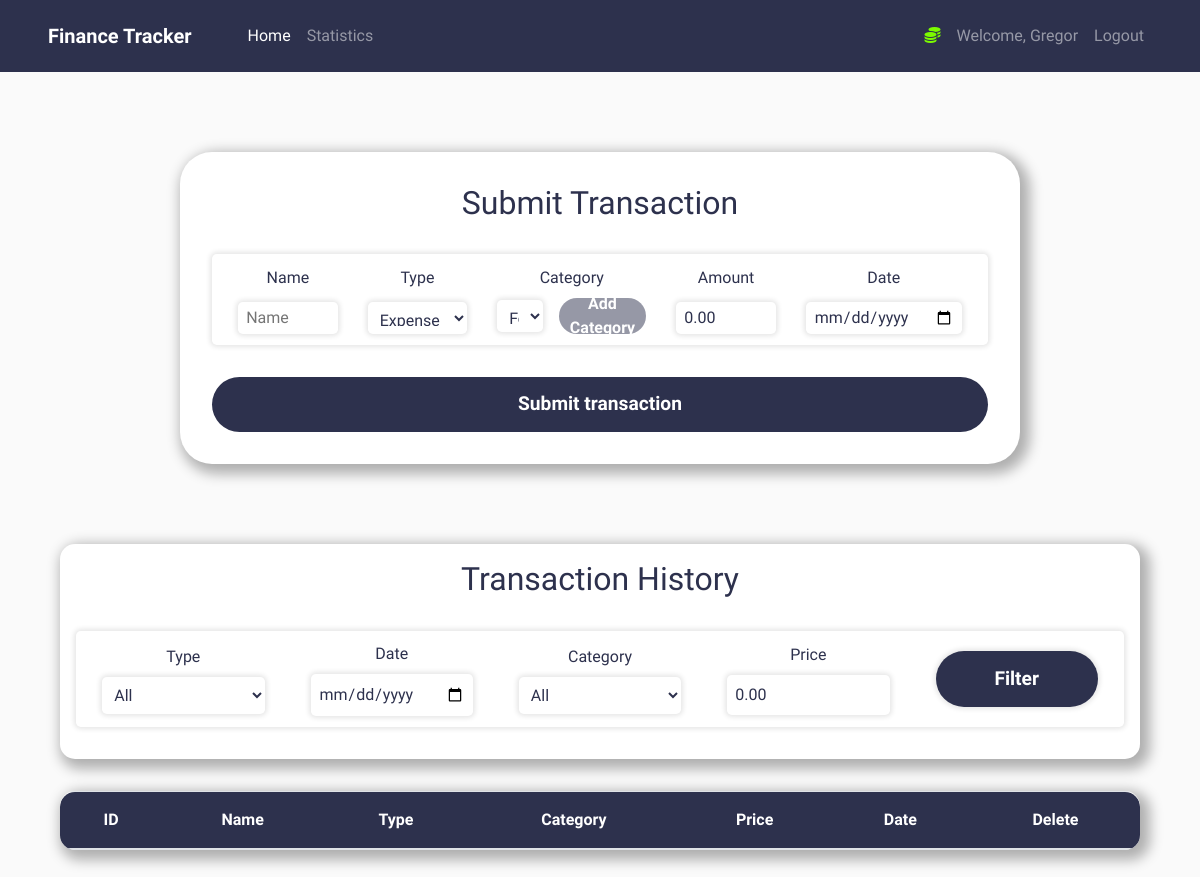
The page /home (signed in) on the database as committed earlier.
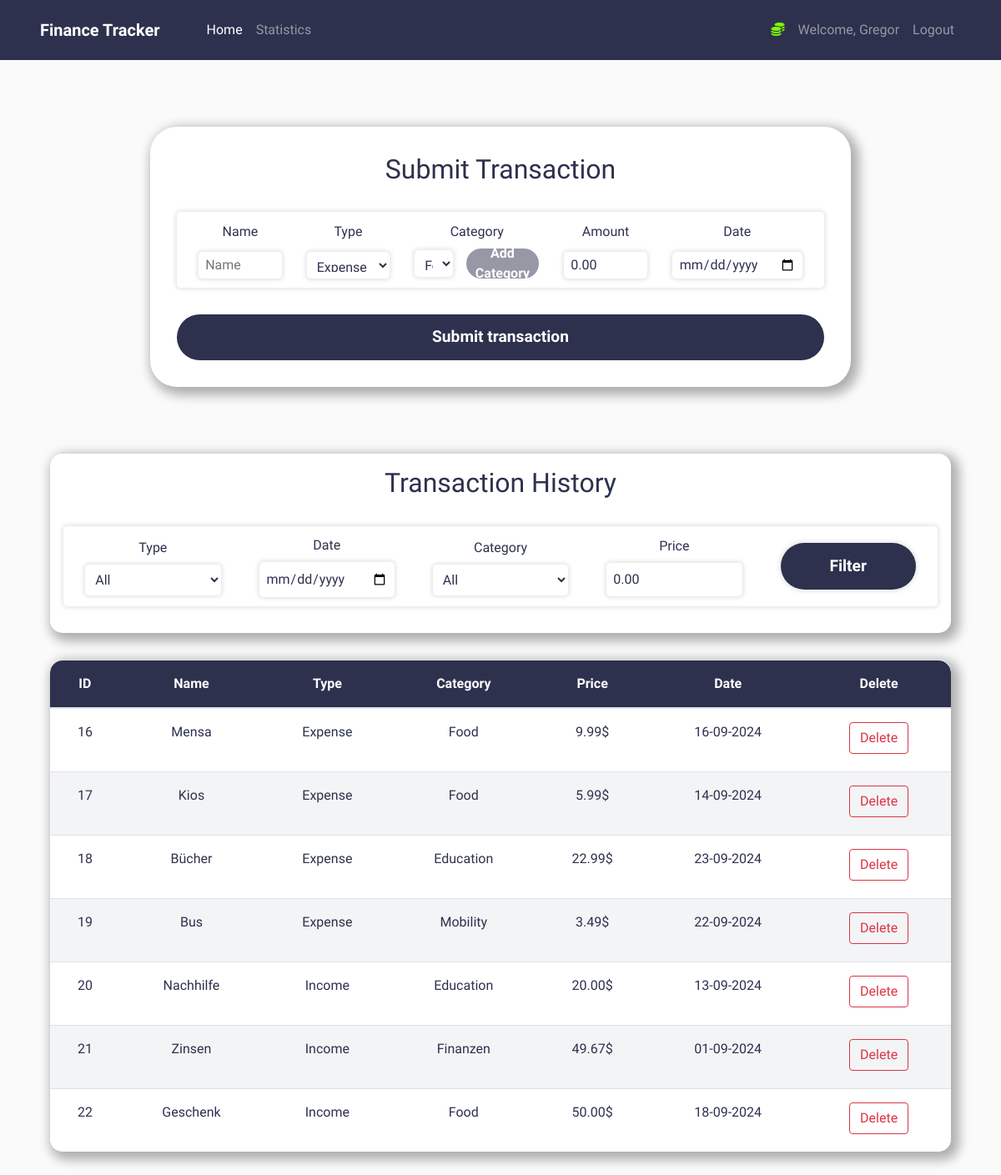
The same page on the database as committed later.
### tracker/models.py (models this page shows, shortened)
class Transaction(db.Model):
    transaction_id = db.Column(db.Integer(), primary_key=True)
    name = db.Column(db.String(length=30), nullable=False)
    type = db.Column(db.String(length=30), nullable=False)
    category = db.Column(db.String(length=30), nullable=False)
    amount_rounded = db.Column(db.Float(), nullable=False)
    date = db.Column(db.DateTime(), nullable=False, default=datetime.now())
    user_id = db.Column(db.Integer(), db.ForeignKey('user.user_id'), nullable=False)
    @property
    def amount(self):
        return self.amount

### tracker/routes.py (the view, shortened to what this page needs)
@app.route('/', methods=["GET", "POST"])
@app.route('/home', methods=["GET", "POST"])
@login_required
def home_page():
    transaction_form = TransactionForm()
    category_form = CategoryForm()
    delete_transaction_form = DeleteTransactionForm()
    filter_form = FilterForm()
    if transaction_form.errors != {}:
        for err_msg in transaction_form.errors.values():
            flash(err_msg[0], category="danger")
    query = Transaction.query.filter_by(user_id=current_user.user_id)
    transactions = query.all()
    if filter_form.errors != {}:
        for err_msg in filter_form.errors.values():
            flash("Filter: " + err_msg[0], category="danger")
    return render_template('home.html',
                           transactions=transactions,
                           transaction_form=transaction_form,
                           category_form=category_form,
                           delete_transaction_form=delete_transaction_form,
                           filter_form=filter_form)

### tracker/forms.py (shortened to what this page needs)
class TransactionForm(FlaskForm):
    name = StringField(label="Name", validators=[Length(min=1, max=30), DataRequired()])
    type = SelectField(label="Type", validators=[DataRequired()], choices=[("Expense", "Expense"), ("Income", "Income")])
    category = SelectField(label="Category", validators=[DataRequired()])
    amount = DecimalField(label="Amount", validators=[DataRequired()], places=2, default=0.0)
    date = DateField(label="Date", validators=[DataRequired()], format='%Y-%m-%d')
    submit = SubmitField(label="Submit transaction", name="submit_transaction")
    def __init__(self, *args, **kwargs):
        super(TransactionForm, self).__init__(*args, **kwargs)
        categories = Category.query.filter_by(user_id=current_user.user_id).all()
        if categories:
            self.category.choices = [(category.name, category.name) for category in categories]
        else:
            self.category.choices = [('No categories yet', 'No categories yet')]
            self.category.render_kw = {'disabled': 'disabled'}

### tracker/models.py (called while the page is built)
@login_manager.user_loader
def load_user(user_id):
    return User.query.get(int(user_id))

### tracker/templates/home.html (shortened to what the changed rows need)
{% extends "base.html" %}
{% block content %}
    <div class="submit-transaction-container">
        <h2>Submit Transaction</h2>
    </div>
    <div class="transaction-history-container">
        <div class="transaction-history-filter">
            <h2>Transaction History</h2>
        </div>
        <table class="table">
            <thead>
                <tr>
                    <th scope="col">ID</th>
                    <th scope="col">Name</th>
                    <th scope="col">Type</th>
                    <th scope="col">Category</th>
                    <th scope="col">Price</th>
                    <th scope="col">Date</th>
                    <th scope="col">Delete</th>
                </tr>
            </thead>
            <tbody>
                {% for transaction in transactions %}
                    <tr>
                        <td>{{ transaction.transaction_id }}</td>
                        <td>{{ transaction.name }}</td>
                        <td>{{ transaction.type }}</td>
                        <td>{{ transaction.category }}</td>
                        <td>{{ "%.2f"|format(transaction.amount_rounded) }}$</td>
                        <td>{{ transaction.date.strftime('%d-%m-%Y') }}</td>
                        <td>
                            <button type="button" class="delete-transaction-button btn btn-outline-danger" data-transaction-id="{{ transaction.transaction_id }}" data-transaction-name="{{ transaction.name }}" style="margin-bottom:5px" data-toggle="modal" data-target="#Modal-Delete-Transaction">
                                Delete
                            </button>
                        </td>
                    </tr>
                {% endfor %}
            </tbody>
        </table>
    </div>
{% endblock %}
{% block scripts %}
    <link rel="stylesheet" href="{{ url_for('static', filename='home.css') }}">
    <link rel="stylesheet" href="{{ url_for('static', filename='category_modal.css') }}">
{% endblock %}

Rows that differ between the two databases and show on the page:
added Transaction: amount_rounded "9.99"
added Transaction: amount_rounded "5.99"
added Transaction: amount_rounded "22.99"
added Transaction: amount_rounded "3.49"
added Transaction: amount_rounded "20.00"
added Transaction: amount_rounded "49.67"
added Transaction: amount_rounded "50.00"
